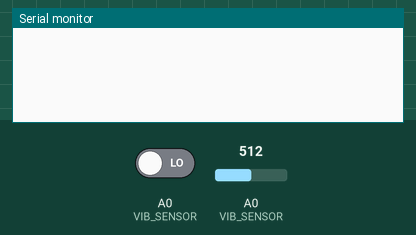
The sketch below on a simulated Arduino Uno, built with avr-gcc and run on an emulated ATmega328P. Parts: the last lines printed to the serial monitor. The test bench sets the inputs (shaded band); at power-on: A0 (VIB_SENSOR) LOW, A0 (VIB_SENSOR) = 512.

Above: at 1.2 s.
1.3 s: A0 (VIB_SENSOR) driven HIGH
At 1.41 s:
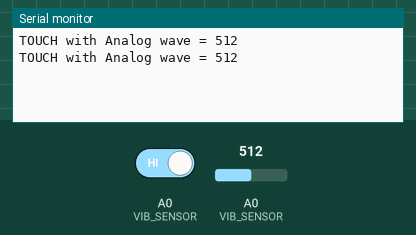
3.2 s: A0 (VIB_SENSOR) set to 716
At 3.21 s:
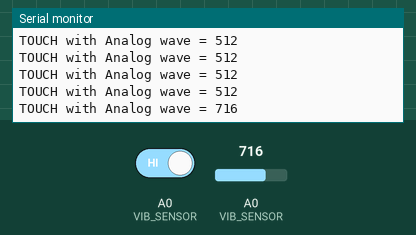
4.7 s: A0 (VIB_SENSOR) set to 900
At 4.72 s:
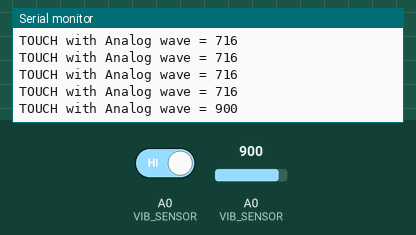
Timing chart, 0 to 7.7 s (numbered marks = the images above; inputs shaded):
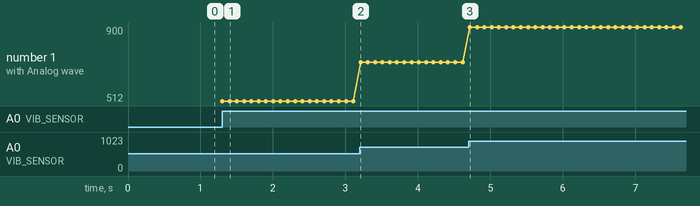

Measured:
- after the input at 1.3 s, the serial monitor: prints a new line at once (image 1)
- after the input at 3.2 s, the serial monitor: prints a new line at once (image 2)
- after the input at 4.7 s, the serial monitor: prints a new line at once (image 3)
- plotted number 1: 512 → 716 after the input at 3.2 s, 716 → 900 after the input at 4.7 s

The sketch:

Vibe_pieso_spec1.ino
```cpp
#define VIB_SENSOR A0
#define TOUCH 1

void setup(){
  Serial.begin(9600);
  pinMode(VIB_SENSOR,INPUT);
  }

  void loop(){
    //main code to run repeatedly
    int isTouch = digitalRead(VIB_SENSOR);
    int isTouch1 = analogRead(VIB_SENSOR);

    if(isTouch == TOUCH){
      Serial.print("TOUCH with Analog wave = ");
      Serial.println(isTouch1);
      delay(100);
      }
   }
```
